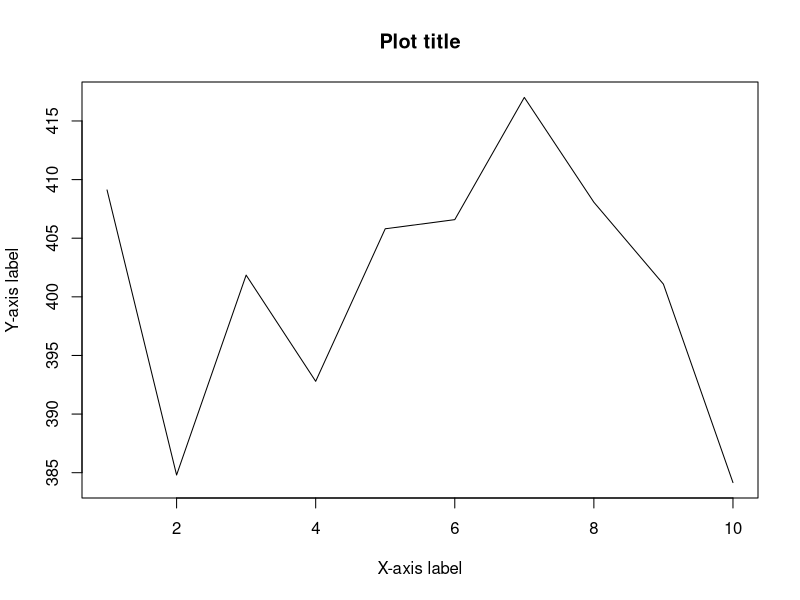

The R source for this figure:
## ---- chunk 1
5 * 5
## ---- chunk 2
1 / sqrt(50 * pi) * exp(-(10 - 11)^2 / 50)
## ---- chunk 3
# A comment
# Another comment
1 + 1
## ---- chunk 4
A <- 5
B <- 6
## ---- chunk 5
(A <- 5)
## ---- chunk 6
A <- 5
A
## ---- chunk 7
A <- c(1 / 2, -1, 0)
A
## ---- chunk 8
my_mat <- matrix(c(-1, 2, 0, 3), ncol = 2, nrow = 2)
my_mat
## ---- chunk 9
my_mat2 <- matrix(c(-1, 2, 0, 3), nrow = 2, ncol = 2)
my_mat2

my_mat == my_mat2 # is my_mat equal to my_mat2?
## ---- chunk 10
my_vec <- rnorm(10, mean = 400, sd = 10)
# Display only the first 5 values:
head(my_vec, 5)
# Display only the last 5 values:
tail(my_vec, 5)
## ---- chunk 11
set.seed(42)
rnorm(3, mean = 10, sd = 2)
## ---- chunk 12
plot(my_vec,
  type = "l", # "l" stands for line
  main = "Plot title",
  ylab = "Y-axis label",
  xlab = "X-axis label"
)
